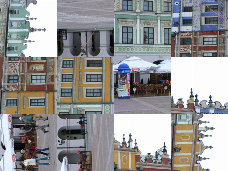
#> input picture Puzzle_Test/shuffled.png, 228 x 171 px
$ python main.py
#> lines starting #> are read from the running program, lines starting #| are printed output that depends on the picture
### Puzzle_Test/puzzle.py
from dataclasses import dataclass

import cv2
from sympy import divisors
import numpy as np
from random import shuffle
from graph import Graph


@dataclass
class PieceEdge:
    def __init__(self, data):
        gradientRight = np.array(data[:, 1]) - np.array(data[:, 0])
        self.meanGradientRight = np.array([np.mean(gradientRight[:, 0]), np.mean(gradientRight[:, 1]), np.mean(gradientRight[:, 2])])
        self.covarianceMatrixRight = np.cov(np.transpose(np.concatenate((gradientRight, np.array([[0, 0, 0], [1, 1, 1], [-1, -1, -1], [0, 0, 1], [0, 1, 0], [1, 0, 0], [-1, 0, 0], [0, -1, 0], [0, 0, -1]])))))

        p = len(data)
        gradientLeft = np.array(data[:, p - 1]) - np.array(data[:, p - 2])
        self.meanGradientLeft = np.array([np.mean(gradientLeft[:, 0]), np.mean(gradientLeft[:, 1]), np.mean(gradientLeft[:, 2])])
        self.covarianceMatrixLeft = np.cov(np.transpose(np.concatenate((gradientLeft, np.array([[0, 0, 0], [1, 1, 1], [-1, -1, -1], [0, 0, 1], [0, 1, 0], [1, 0, 0], [-1, 0, 0], [0, -1, 0], [0, 0, -1]])))))


class Piece:
    def __init__(self, data, row, column):
        self.data = data
        self.row = row
        self.column = column

        self.info = (PieceEdge(self.data),
                     PieceEdge(np.rot90(self.data, 1)),
                     PieceEdge(np.rot90(self.data, 2)),
                     PieceEdge(np.rot90(self.data, 3)))

    def get_gradient(self, rotationSelf, piece, rotationPiece):
        return np.array(np.rot90(piece.data, rotationPiece)[:, 0]) - np.array(np.rot90(self.data, rotationSelf)[:, len(self.data) - 1])

    def get_dissimilarity_left(self, rotationSelf, piece, rotationPiece):
        mean = self.info[rotationSelf].meanGradientLeft
        inverseCov = np.linalg.inv(self.info[rotationSelf].covarianceMatrixLeft)

        gradient = self.get_gradient(rotationSelf, piece, rotationPiece)

        return max(sum([(np.array(x) - mean) @ inverseCov @ np.atleast_2d(np.array(x) - mean).T for x in gradient])[0], 0.00001)

    def get_dissimilarity_right(self, rotationSelf, piece, rotationPiece):
        mean = self.info[rotationSelf].meanGradientRight
        inverseCov = np.linalg.inv(self.info[rotationSelf].covarianceMatrixRight)

        gradient = np.dot(-1, np.array(piece.get_gradient(rotationPiece, self, rotationSelf)))

        return max(sum([(np.array(x) - mean) @ inverseCov @ np.atleast_2d(np.array(x) - mean).T for x in gradient])[0], 0.00001)


class Puzzle:
    def __init__(self, file):
        img = cv2.imread(file)

        n, m = len(img), len(img[0])

        self.P = min(filter(lambda x: x > 20, np.intersect1d(divisors(n), divisors(m))))
        self.N, self.M = n // self.P, m // self.P

        self.pieces = [Piece(img[x * self.P:(x + 1) * self.P, y * self.P:(y + 1) * self.P], x, y) for x in range(self.N) for y in range(self.M)]
        #self.pieces = [Piece(np.rot90(img[x * self.P:(x + 1) * self.P, y * self.P:(y + 1) * self.P], np.random.randint(0, 4)), x, y) for x in range(self.N) for y in range(self.M)]
        #shuffle(self.pieces)

        for i in range(len(self.pieces)):
            self.pieces[i].row = i // self.M
            self.pieces[i].column = i % self.M

    def solve(self):
        graph = Graph(self)
        print(np.array(list(filter(lambda x: x[0] == 75 and x[1] == 20, graph.edges))))
        #self.pieces = [np.rot90(self.pieces[graph.edges[0][0]].data, graph.edges[0][2]), np.rot90(self.pieces[graph.edges[0][1]].data, graph.edges[0][3])]

    # [7 lines left out: function save, not called in this run]

    def show(self, title='photo'):
        self.N = 1
        self.M = 2
        img = np.uint8(np.array([[[0, 0, 0]] * self.M * self.P] * self.N * self.P))
        for i in range(self.N):
            for j in range(self.M):
                img[i * self.P:(i + 1) * self.P, j * self.P:(j + 1) * self.P] = self.pieces[i * self.M + j].data

        cv2.imshow(title, img)
        cv2.waitKey(0)
        cv2.destroyAllWindows()

### Puzzle_Test/graph.py
class Graph:
    def __init__(self, puzzle):
        self.N = len(puzzle.pieces)
        self.edges = []

        for piece_i in range(self.N):
            for piece_j in range(piece_i + 1, self.N):
                print("Processing (" + str(piece_i) + ", " + str(piece_j) + ")...")
                scores = []

                for ki in range(4):
                    for kj in range(4):
                        cost = puzzle.pieces[piece_i].get_dissimilarity_left(ki, puzzle.pieces[piece_j], kj) + puzzle.pieces[piece_j].get_dissimilarity_right(kj, puzzle.pieces[piece_i], ki)
                        scores.append((piece_i, piece_j, ki, kj, cost))

                scores.sort(key=lambda x: x[4])
                ss = scores[1][4]
                scores = list(map(lambda x: (x[0], x[1], x[2], x[3], x[4] / ss), scores))
                self.edges.extend(scores)

        self.edges.sort(key=lambda x: x[4])

### Puzzle_Test/main.py
# This is a sample Python script.

# Press Shift+F10 to execute it or replace it with your code.
# Press Double Shift to search everywhere for classes, files, tool windows, actions, and settings.

from puzzle import Puzzle

photo = 'shuffled.png'

# Press the green button in the gutter to run the script.
if __name__ == '__main__':
    puzzle = Puzzle(photo)
#> in __init__, img is the input picture: shape (171, 228, 3); mean B, G, R 148.5, 148.5, 148.2
#> in __init__, `n, m = len(img), len(img[0])`: n = 171; m = 228
#> in __init__, `self.P = min(filter(lambda x: x > 20, np.intersect1d(divisors(n), divi..`: self.P = 57
#> in __init__, `self.N, self.M = n // self.P, m // self.P`: self.N = 3; self.M = 4
#> in __init__, `self.data = data`:
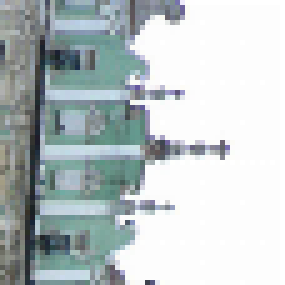
#> self.data: shape (57, 57, 3) (shown 5 times larger); mean of channels 0, 1, 2 197.7, 196.5, 187.6; drawn as B, G, R
#> in __init__, `gradientRight = np.array(data[:, 1]) - np.array(data[:, 0])`: gradientRight = 57 rows, first 8: [225, 239, 1], [4, 6, 9], [247, 247, 251], [4, 249, 1], [243, 249, 248], [246, 247, 244], [4, 4, 1], [252, 250, 255]
#> in __init__, `self.meanGradientRight = np.array([np.mean(gradientRight[:, 0]), np.me..`: self.meanGradientRight = [120.1, 132.5, 137.4]
#> in __init__, `self.covarianceMatrixRight = np.cov(np.transpose(np.concatenate((gradi..`: self.covarianceMatrixRight = [[11890.2, 8964.7, 8752.9], [8964.7, 12436.6, 10108.8], [8752.9, 10108.8, 12445.9]]
#> in __init__, `p = len(data)`: p = 57
#> in __init__, `gradientLeft = np.array(data[:, p - 1]) - np.array(data[:, p - 2])`: gradientLeft = 57 rows, first 8: [0, 0, 0], [2, 2, 2], [2, 2, 2], [2, 2, 2], [2, 2, 2], [2, 2, 2], [2, 2, 2], [2, 2, 2]
#> in __init__, `self.meanGradientLeft = np.array([np.mean(gradientLeft[:, 0]), np.mean..`: self.meanGradientLeft = [1.96, 1.96, 1.96]
#> in __init__, `self.covarianceMatrixLeft = np.cov(np.transpose(np.concatenate((gradie..`: self.covarianceMatrixLeft = [[0.584, 0.553, 0.553], [0.553, 0.584, 0.553], [0.553, 0.553, 0.584]]
#> in __init__ (call 2), `gradientRight = np.array(data[:, 1]) - np.array(data[:, 0])`: gradientRight = 57 rows, first 8: [0, 0, 0], [254, 254, 254], [254, 254, 254], [254, 254, 254], [254, 254, 254], [254, 254, 254], [254, 254, 254], [254, 254, 254]
#> in __init__ (call 2), `self.meanGradientRight = np.array([np.mean(gradientRight[:, 0]), np.me..`: self.meanGradientRight = [180, 184.6, 170.5]
#> in __init__ (call 2), `self.covarianceMatrixRight = np.cov(np.transpose(np.concatenate((gradi..`: self.covarianceMatrixRight = [[13346.5, 9310.3, 10971.3], [9310.3, 13261.5, 11199.3], [10971.3, 11199.3, 13799.6]]
#> in __init__ (call 2), `gradientLeft = np.array(data[:, p - 1]) - np.array(data[:, p - 2])`: gradientLeft = 57 rows, first 8: [0, 0, 0], [0, 0, 0], [0, 0, 0], [0, 0, 0], [0, 0, 0], [0, 0, 0], [0, 0, 0], [0, 0, 0]
#> in __init__ (call 2), `self.meanGradientLeft = np.array([np.mean(gradientLeft[:, 0]), np.mean..`: self.meanGradientLeft = [90.19, 86.84, 80.02]
#> in __init__ (call 2), `self.covarianceMatrixLeft = np.cov(np.transpose(np.concatenate((gradie..`: self.covarianceMatrixLeft = [[9867.8, 8487.6, 8589.9], [8487.6, 9841.1, 8952.8], [8589.9, 8952.8, 9025.3]]
#> in __init__ (call 3), `gradientRight = np.array(data[:, 1]) - np.array(data[:, 0])`: gradientRight = 57 rows, first 8: [254, 254, 254], [254, 254, 254], [254, 254, 254], [254, 254, 254], [254, 254, 254], [254, 254, 254], [254, 254, 254], [254, 254, 254]
#> in __init__ (call 3), `self.meanGradientRight = np.array([np.mean(gradientRight[:, 0]), np.me..`: self.meanGradientRight = [249.5, 249.5, 249.5]
#> in __init__ (call 3), `self.covarianceMatrixRight = np.cov(np.transpose(np.concatenate((gradi..`: self.covarianceMatrixRight = [[8421.7, 8421.7, 8421.7], [8421.7, 8421.7, 8421.7], [8421.7, 8421.7, 8421.7]]
#> in __init__ (call 3), `gradientLeft = np.array(data[:, p - 1]) - np.array(data[:, p - 2])`: gradientLeft = 57 rows, first 8: [245, 253, 253], [216, 231, 221], [53, 49, 42], [230, 236, 235], [238, 244, 245], [240, 240, 243], [230, 231, 233], [191, 200, 203]
#> in __init__ (call 3), `self.meanGradientLeft = np.array([np.mean(gradientLeft[:, 0]), np.mean..`: self.meanGradientLeft = [131.4, 119, 118.6]
#> in __init__ (call 3), `self.covarianceMatrixLeft = np.cov(np.transpose(np.concatenate((gradie..`: self.covarianceMatrixLeft = [[12273.3, 8906.2, 9054.4], [8906.2, 11975.9, 9081.5], [9054.4, 9081.5, 11870.1]]
#> in __init__ (call 4), `gradientRight = np.array(data[:, 1]) - np.array(data[:, 0])`: gradientRight = 57 rows, first 8: [234, 238, 234], [7, 4, 10], [245, 244, 252], [227, 233, 231], [7, 3, 9], [252, 5, 0], [87, 90, 104], [52, 53, 57]
#> in __init__ (call 4), `self.meanGradientRight = np.array([np.mean(gradientRight[:, 0]), np.me..`: self.meanGradientRight = [71.49, 74.84, 72.68]
#> in __init__ (call 4), `self.covarianceMatrixRight = np.cov(np.transpose(np.concatenate((gradi..`: self.covarianceMatrixRight = [[7959.4, 6921.2, 7194], [6921.2, 8616.6, 7909.8], [7194, 7909.8, 8227.1]]
#> in __init__ (call 4), `gradientLeft = np.array(data[:, p - 1]) - np.array(data[:, p - 2])`: gradientLeft = 57 rows, first 8: [3, 248, 241], [224, 225, 233], [247, 252, 251], [253, 13, 10], [2, 0, 3], [254, 252, 255], [17, 14, 11], [21, 17, 16]
#> in __init__ (call 4), `self.meanGradientLeft = np.array([np.mean(gradientLeft[:, 0]), np.mean..`: self.meanGradientLeft = [71.54, 62.46, 76.56]
#> in __init__ (call 4), `self.covarianceMatrixLeft = np.cov(np.transpose(np.concatenate((gradie..`: self.covarianceMatrixLeft = [[9658.6, 5701.6, 7826.7], [5701.6, 8692.9, 8127.3], [7826.7, 8127.3, 10286.5]]
#> call 2 of __init__, with row = 0, column = 1
#> in __init__ (call 2), `self.data = data`:
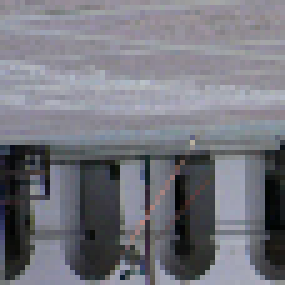
#> self.data: shape (57, 57, 3) (shown 5 times larger); mean of channels 0, 1, 2 126.5, 118.2, 117.6; drawn as B, G, R
#> in __init__ (call 5), `gradientRight = np.array(data[:, 1]) - np.array(data[:, 0])`: gradientRight = 57 rows, first 8: [7, 5, 10], [6, 10, 9], [2, 254, 254], [10, 5, 6], [1, 249, 250], [2, 2, 255], [10, 5, 3], [6, 0, 253]
#> in __init__ (call 5), `self.meanGradientRight = np.array([np.mean(gradientRight[:, 0]), np.me..`: self.meanGradientRight = [138.4, 142.2, 139.2]
#> in __init__ (call 5), `self.covarianceMatrixRight = np.cov(np.transpose(np.concatenate((gradi..`: self.covarianceMatrixRight = [[12385.8, 5689, 5199.2], [5689, 13398.8, 9987.4], [5199.2, 9987.4, 13423.6]]
#> in __init__ (call 5), `gradientLeft = np.array(data[:, p - 1]) - np.array(data[:, p - 2])`: gradientLeft = 57 rows, first 8: [0, 253, 253], [250, 0, 252], [9, 4, 3], [14, 5, 6], [250, 247, 249], [251, 3, 3], [255, 8, 255], [254, 5, 6]
#> in __init__ (call 5), `self.meanGradientLeft = np.array([np.mean(gradientLeft[:, 0]), np.mean..`: self.meanGradientLeft = [86.77, 78.33, 87.09]
#> in __init__ (call 5), `self.covarianceMatrixLeft = np.cov(np.transpose(np.concatenate((gradie..`: self.covarianceMatrixLeft = [[12104.1, 4010.8, 4433.3], [4010.8, 11140.6, 7772.6], [4433.3, 7772.6, 12145.6]]
#> in __init__ (call 6), `gradientRight = np.array(data[:, 1]) - np.array(data[:, 0])`: gradientRight = 57 rows, first 8: [6, 4, 9], [12, 1, 10], [9, 1, 255], [6, 3, 4], [246, 255, 251], [249, 249, 245], [1, 2, 5], [7, 1, 3]
#> in __init__ (call 6), `self.meanGradientRight = np.array([np.mean(gradientRight[:, 0]), np.me..`: self.meanGradientRight = [121.2, 120.9, 133.1]
#> in __init__ (call 6), `self.covarianceMatrixRight = np.cov(np.transpose(np.concatenate((gradi..`: self.covarianceMatrixRight = [[13962.1, 12119.5, 11052.5], [12119.5, 14110, 11060.1], [11052.5, 11060.1, 14709.9]]
#> in __init__ (call 6), `gradientLeft = np.array(data[:, p - 1]) - np.array(data[:, p - 2])`: gradientLeft = 57 rows, first 8: [83, 89, 89], [85, 88, 88], [99, 90, 83], [111, 109, 115], [32, 35, 42], [255, 254, 9], [255, 253, 248], [0, 2, 0]
#> in __init__ (call 6), `self.meanGradientLeft = np.array([np.mean(gradientLeft[:, 0]), np.mean..`: self.meanGradientLeft = [110, 99.51, 105.8]
#> in __init__ (call 6), `self.covarianceMatrixLeft = np.cov(np.transpose(np.concatenate((gradie..`: self.covarianceMatrixLeft = [[10305.1, 4239.4, 3963.9], [4239.4, 9838.7, 2596.2], [3963.9, 2596.2, 10040.9]]
#> in __init__ (call 7), `gradientRight = np.array(data[:, 1]) - np.array(data[:, 0])`: gradientRight = 57 rows, first 8: [252, 251, 250], [250, 252, 251], [0, 2, 1], [2, 250, 245], [250, 249, 251], [255, 252, 0], [252, 253, 252], [251, 3, 1]
#> in __init__ (call 7), `gradientLeft = np.array(data[:, p - 1]) - np.array(data[:, p - 2])`: gradientLeft = 57 rows, first 8: [254, 4, 2], [60, 60, 60], [47, 48, 48], [88, 66, 78], [89, 73, 61], [106, 81, 76], [105, 78, 72], [108, 77, 73]
#> in __init__ (call 8), `gradientRight = np.array(data[:, 1]) - np.array(data[:, 0])`: gradientRight = 57 rows, first 8: [237, 230, 234], [175, 174, 176], [154, 160, 156], [201, 220, 212], [254, 0, 253], [7, 2, 0], [1, 254, 254], [1, 1, 1]
#> in __init__ (call 8), `gradientLeft = np.array(data[:, p - 1]) - np.array(data[:, p - 2])`: gradientLeft = 57 rows, first 8: [9, 6, 11], [10, 1, 12], [8, 3, 7], [6, 253, 254], [255, 253, 4], [241, 236, 246], [241, 238, 243], [237, 237, 239]
#> call 3 of __init__, with row = 0, column = 2
#> in __init__ (call 3), `self.data = data`:
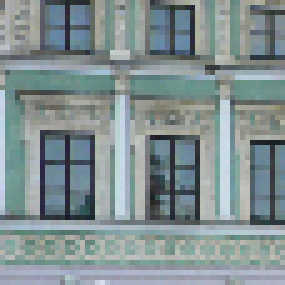
#> self.data: shape (57, 57, 3) (shown 5 times larger); mean of channels 0, 1, 2 146.2, 144.5, 130.3; drawn as B, G, R
#> in __init__ (call 9), `gradientRight = np.array(data[:, 1]) - np.array(data[:, 0])`: gradientRight = 57 rows, first 8: [67, 67, 62], [67, 63, 66], [34, 33, 27], [18, 9, 10], [2, 248, 250], [42, 34, 38], [237, 250, 251], [36, 42, 41]
#> in __init__ (call 9), `gradientLeft = np.array(data[:, p - 1]) - np.array(data[:, p - 2])`: gradientLeft = 57 rows, first 8: [22, 18, 16], [12, 11, 8], [254, 250, 0], [254, 255, 3], [253, 255, 254], [251, 2, 252], [9, 10, 5], [249, 1, 246]
#> in __init__ (call 10), `gradientRight = np.array(data[:, 1]) - np.array(data[:, 0])`: gradientRight = 57 rows, first 8: [34, 15, 8], [44, 22, 16], [24, 18, 8], [26, 4, 245], [228, 200, 188], [209, 173, 163], [201, 176, 160], [250, 239, 231]
#> in __init__ (call 10), `gradientLeft = np.array(data[:, p - 1]) - np.array(data[:, p - 2])`: gradientLeft = 57 rows, first 8: [24, 17, 16], [25, 18, 21], [20, 18, 18], [25, 19, 23], [20, 16, 17], [25, 25, 19], [21, 24, 16], [20, 22, 14]
#> in __init__ (call 11), `gradientRight = np.array(data[:, 1]) - np.array(data[:, 0])`: gradientRight = 57 rows, first 8: [255, 254, 5], [254, 253, 0], [4, 1, 4], [9, 254, 5], [233, 240, 215], [10, 14, 40], [234, 236, 213], [252, 254, 3]
#> in __init__ (call 11), `gradientLeft = np.array(data[:, p - 1]) - np.array(data[:, p - 2])`: gradientLeft = 57 rows, first 8: [1, 1, 1], [255, 2, 254], [252, 0, 2], [2, 1, 10], [22, 21, 23], [236, 239, 231], [11, 18, 44], [2, 250, 247]
#> in __init__ (call 12), `gradientRight = np.array(data[:, 1]) - np.array(data[:, 0])`: gradientRight = 57 rows, first 8: [241, 245, 244], [243, 244, 247], [236, 240, 245], [237, 242, 250], [239, 245, 245], [238, 243, 247], [244, 242, 245], [239, 238, 242]
#> in __init__ (call 12), `gradientLeft = np.array(data[:, p - 1]) - np.array(data[:, p - 2])`: gradientLeft = 57 rows, first 8: [241, 251, 9], [241, 255, 5], [254, 0, 255], [6, 255, 1], [233, 232, 236], [235, 234, 234], [248, 251, 250], [252, 255, 246]
#> call 4 of __init__, with row = 0, column = 3
#> in __init__ (call 4), `self.data = data`:
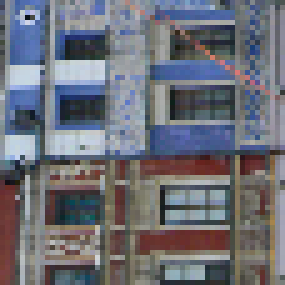
#> self.data: shape (57, 57, 3) (shown 5 times larger); mean of channels 0, 1, 2 119.7, 110.4, 108.6; drawn as B, G, R
#> in __init__ (call 13), `gradientRight = np.array(data[:, 1]) - np.array(data[:, 0])`: gradientRight = 57 rows, first 8: [39, 59, 69], [66, 76, 74], [24, 40, 46], [46, 50, 48], [31, 32, 32], [80, 78, 77], [64, 51, 50], [39, 30, 29]
#> in __init__ (call 13), `gradientLeft = np.array(data[:, p - 1]) - np.array(data[:, p - 2])`: gradientLeft = 57 rows, first 8: [254, 254, 6], [33, 42, 50], [42, 38, 40], [36, 34, 35], [47, 32, 34], [41, 38, 40], [48, 39, 41], [48, 38, 40]
#> in __init__ (call 14), `gradientRight = np.array(data[:, 1]) - np.array(data[:, 0])`: gradientRight = 57 rows, first 8: [35, 30, 39], [0, 242, 251], [49, 41, 46], [7, 255, 6], [244, 5, 5], [26, 4, 251], [254, 203, 191], [3, 37, 34]
#> in __init__ (call 14), `gradientLeft = np.array(data[:, p - 1]) - np.array(data[:, p - 2])`: gradientLeft = 57 rows, first 8: [34, 35, 36], [251, 255, 4], [1, 2, 2], [11, 6, 254], [255, 2, 249], [14, 13, 14], [5, 3, 7], [251, 246, 250]
#> in __init__ (call 15), `gradientRight = np.array(data[:, 1]) - np.array(data[:, 0])`: gradientRight = 57 rows, first 8: [255, 0, 10], [38, 36, 42], [237, 238, 236], [234, 233, 236], [229, 229, 234], [234, 232, 236], [231, 228, 231], [232, 233, 229]
#> in __init__ (call 15), `gradientLeft = np.array(data[:, p - 1]) - np.array(data[:, p - 2])`: gradientLeft = 57 rows, first 8: [243, 253, 1], [254, 249, 9], [3, 254, 2], [244, 252, 252], [240, 0, 250], [250, 255, 255], [255, 249, 252], [251, 251, 249]
#> in __init__ (call 16), `gradientRight = np.array(data[:, 1]) - np.array(data[:, 0])`: gradientRight = 57 rows, first 8: [3, 0, 6], [248, 4, 254], [0, 245, 9], [255, 255, 4], [0, 3, 254], [4, 3, 3], [21, 20, 19], [1, 5, 3]
#> in __init__ (call 16), `gradientLeft = np.array(data[:, p - 1]) - np.array(data[:, p - 2])`: gradientLeft = 57 rows, first 8: [22, 15, 3], [251, 254, 254], [255, 255, 9], [253, 248, 249], [11, 0, 251], [28, 221, 208], [43, 242, 230], [22, 10, 17]
#> in __init__ (call 5), `self.data = data`:
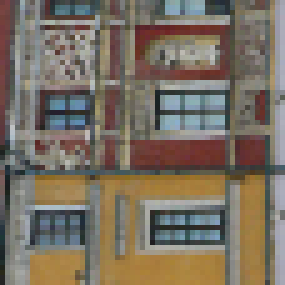
#> self.data: shape (57, 57, 3) (shown 5 times larger); mean of channels 0, 1, 2 98.2, 111.8, 122.2; drawn as B, G, R
#> in __init__ (call 17), `gradientRight = np.array(data[:, 1]) - np.array(data[:, 0])`: gradientRight = 57 rows, first 8: [7, 3, 11], [3, 2, 253], [255, 255, 246], [4, 255, 250], [4, 3, 249], [2, 7, 253], [2, 2, 247], [2, 7, 244]
#> in __init__ (call 17), `gradientLeft = np.array(data[:, p - 1]) - np.array(data[:, p - 2])`: gradientLeft = 57 rows, first 8: [21, 16, 14], [19, 14, 8], [15, 15, 17], [16, 13, 18], [13, 19, 17], [14, 18, 16], [17, 20, 18], [21, 17, 20]
#> in __init__ (call 18), `gradientRight = np.array(data[:, 1]) - np.array(data[:, 0])`: gradientRight = 57 rows, first 8: [7, 4, 4], [9, 6, 10], [10, 11, 15], [247, 1, 3], [2, 253, 245], [2, 2, 255], [218, 226, 228], [1, 255, 2]
#> in __init__ (call 18), `gradientLeft = np.array(data[:, p - 1]) - np.array(data[:, p - 2])`: gradientLeft = 57 rows, first 8: [1, 255, 252], [1, 254, 250], [248, 254, 254], [230, 228, 229], [3, 255, 252], [7, 255, 253], [252, 0, 250], [247, 5, 252]
#> in __init__ (call 19), `gradientRight = np.array(data[:, 1]) - np.array(data[:, 0])`: gradientRight = 57 rows, first 8: [247, 247, 245], [247, 248, 247], [245, 248, 251], [244, 247, 249], [245, 250, 251], [245, 245, 247], [245, 252, 254], [243, 252, 249]
#> in __init__ (call 19), `gradientLeft = np.array(data[:, p - 1]) - np.array(data[:, p - 2])`: gradientLeft = 57 rows, first 8: [166, 163, 163], [172, 169, 173], [154, 164, 169], [156, 159, 157], [179, 179, 167], [181, 173, 171], [192, 189, 182], [197, 193, 186]
#> in __init__ (call 20), `gradientRight = np.array(data[:, 1]) - np.array(data[:, 0])`: gradientRight = 57 rows, first 8: [2, 2, 5], [252, 252, 251], [2, 6, 4], [5, 7, 6], [1, 1, 3], [6, 6, 10], [0, 255, 3], [8, 2, 1]
#> in __init__ (call 20), `gradientLeft = np.array(data[:, p - 1]) - np.array(data[:, p - 2])`: gradientLeft = 57 rows, first 8: [255, 252, 245], [3, 253, 3], [3, 255, 2], [252, 241, 247], [1, 12, 14], [251, 4, 5], [219, 228, 230], [255, 3, 1]
#> in __init__ (call 6), `self.data = data`:
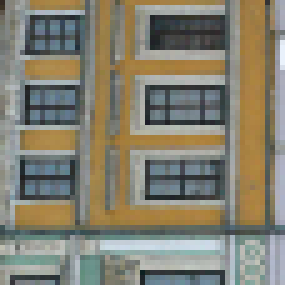
#> self.data: shape (57, 57, 3) (shown 5 times larger); mean of channels 0, 1, 2 112.5, 128.2, 131.7; drawn as B, G, R
#> in __init__ (call 21), `gradientRight = np.array(data[:, 1]) - np.array(data[:, 0])`: gradientRight = 57 rows, first 8: [92, 91, 79], [90, 80, 74], [62, 55, 44], [31, 31, 24], [30, 18, 16], [18, 14, 15], [16, 9, 8], [7, 5, 8]
#> (the rest of the program and of its run is left out)
